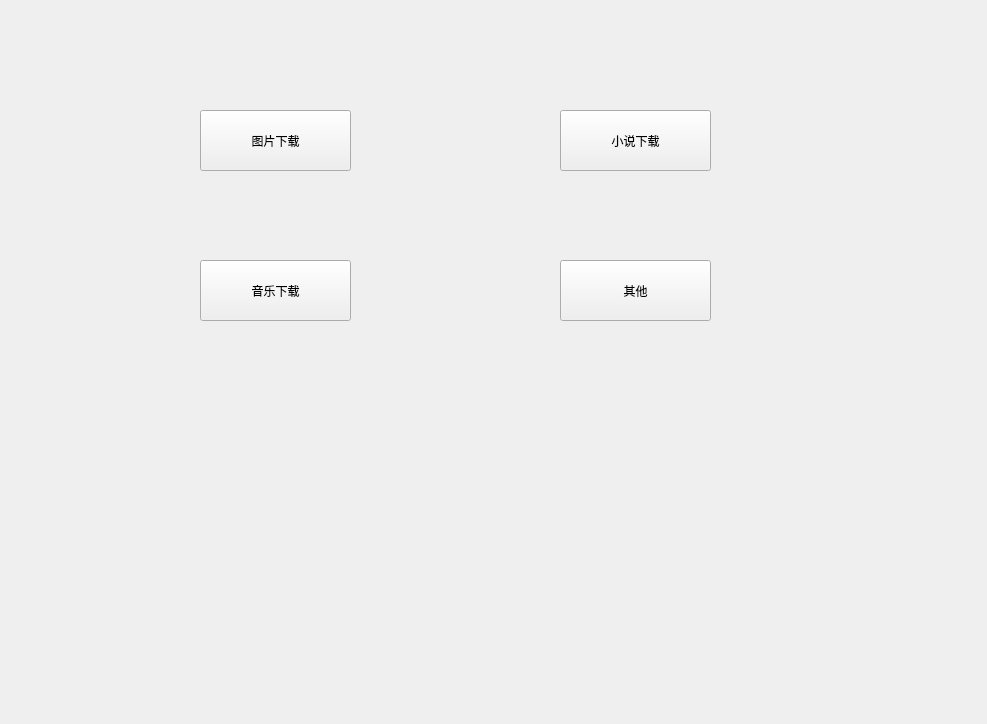
<?xml version="1.0" encoding="UTF-8"?>
<ui version="4.0">
 <class>Form</class>
 <widget class="QWidget" name="Form">
  <property name="geometry">
   <rect>
    <x>0</x>
    <y>0</y>
    <width>987</width>
    <height>724</height>
   </rect>
  </property>
  <property name="windowTitle">
   <string>选择</string>
  </property>
  <widget class="QPushButton" name="pushButton">
   <property name="geometry">
    <rect>
     <x>200</x>
     <y>110</y>
     <width>151</width>
     <height>61</height>
    </rect>
   </property>
   <property name="text">
    <string>图片下载</string>
   </property>
  </widget>
  <widget class="QPushButton" name="pushButton_2">
   <property name="geometry">
    <rect>
     <x>560</x>
     <y>260</y>
     <width>151</width>
     <height>61</height>
    </rect>
   </property>
   <property name="text">
    <string>其他</string>
   </property>
  </widget>
  <widget class="QPushButton" name="pushButton_3">
   <property name="geometry">
    <rect>
     <x>200</x>
     <y>260</y>
     <width>151</width>
     <height>61</height>
    </rect>
   </property>
   <property name="text">
    <string>音乐下载</string>
   </property>
  </widget>
  <widget class="QPushButton" name="pushButton_4">
   <property name="geometry">
    <rect>
     <x>560</x>
     <y>110</y>
     <width>151</width>
     <height>61</height>
    </rect>
   </property>
   <property name="text">
    <string>小说下载</string>
   </property>
  </widget>
 </widget>
 <resources/>
 <connections/>
</ui>
